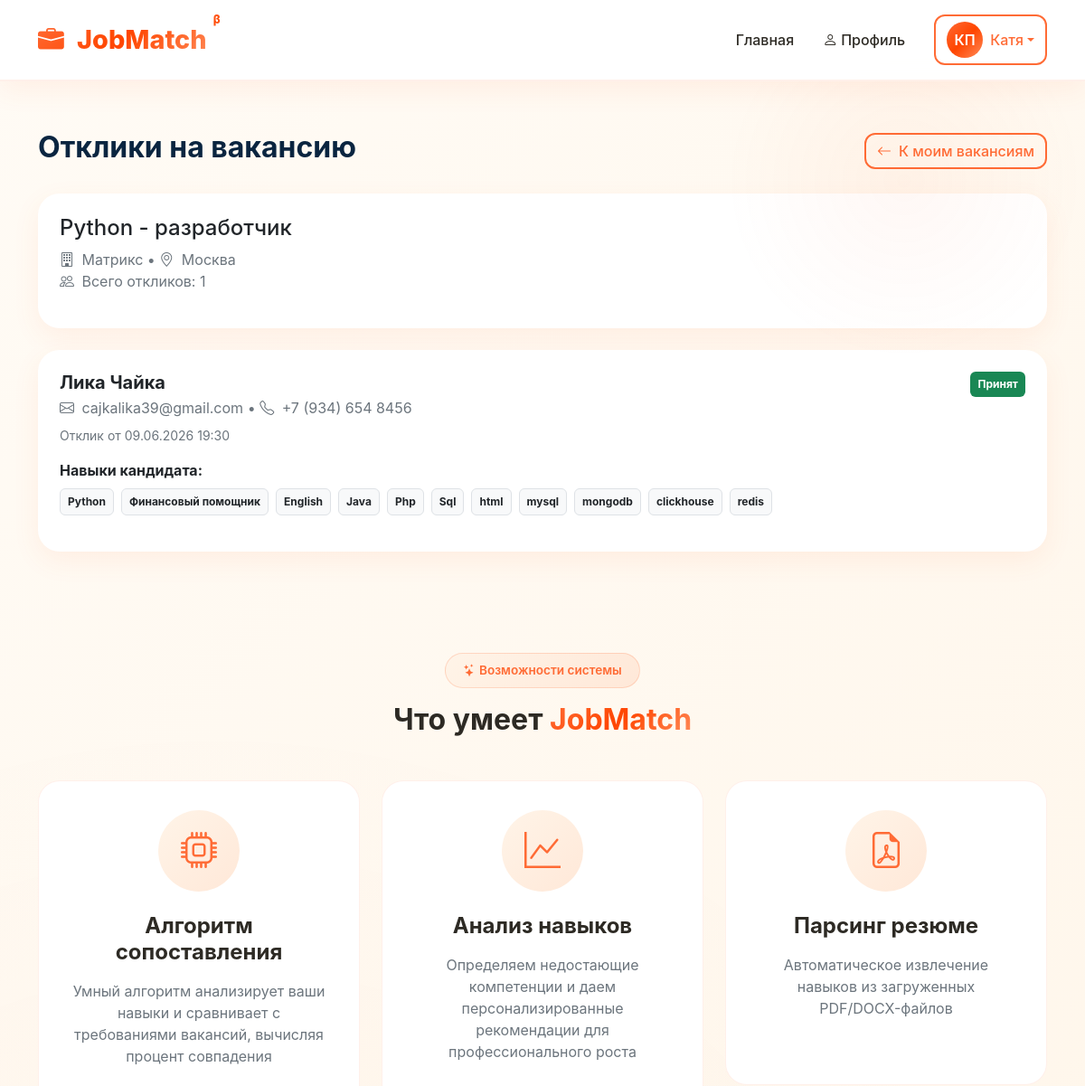
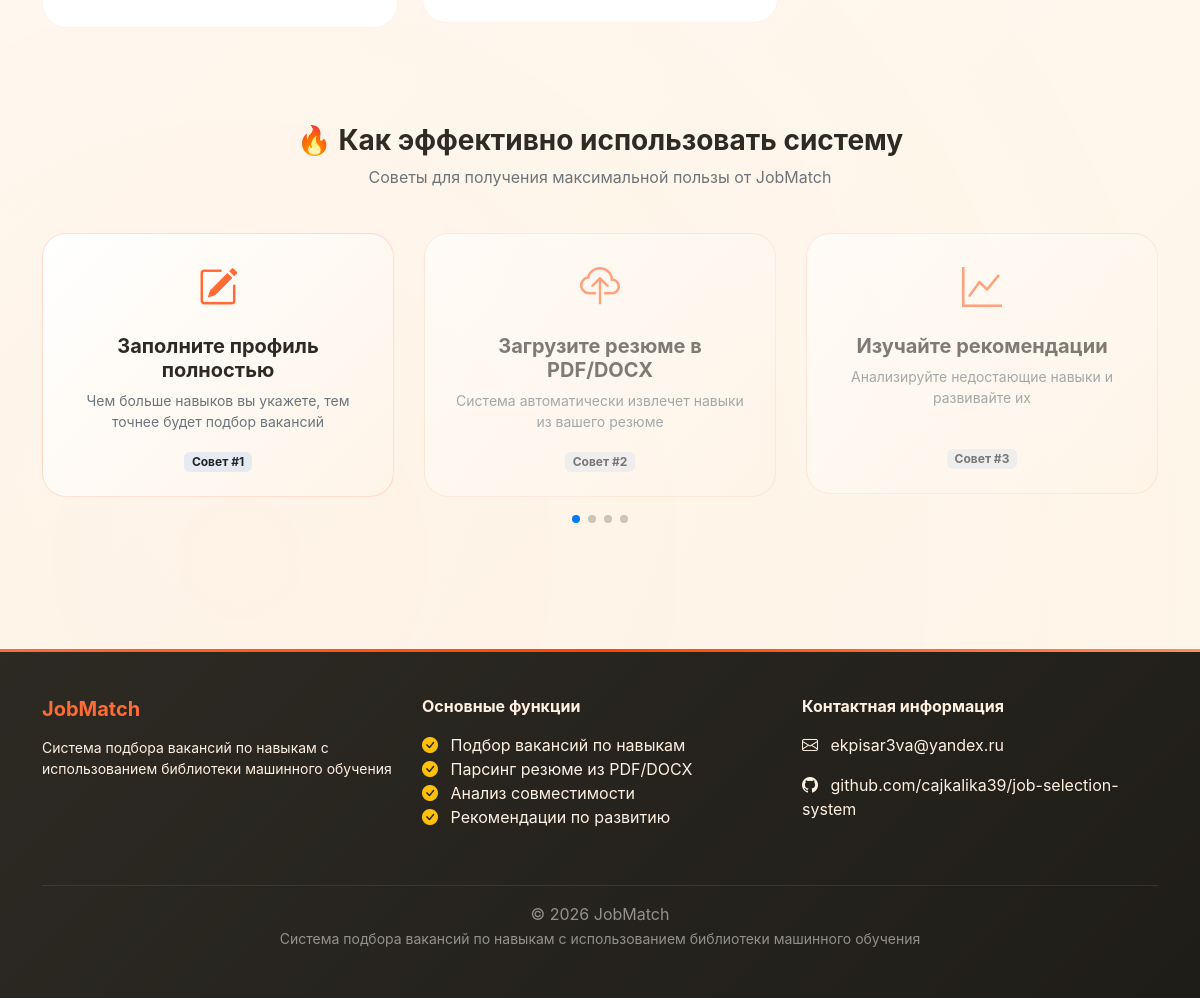
Page /vacancy/1/applications (signed in) on the committed database (2 pictures, top to bottom).
### models.py (models this page shows, shortened)
class User(UserMixin, db.Model):
    __tablename__ = 'users'
    id = db.Column(db.Integer, primary_key=True)
    email = db.Column(db.String(120), unique=True, nullable=False)
    password_hash = db.Column(db.String(200), nullable=False)
    first_name = db.Column(db.String(50), nullable=False)
    last_name = db.Column(db.String(50), nullable=False)
    phone = db.Column(db.String(20), nullable=True)
    role = db.Column(db.String(20), nullable=False, default='job_seeker')
    company_name = db.Column(db.String(100), nullable=True)
    created_at = db.Column(db.DateTime, default=lambda: datetime.now(timezone.utc))
    skills = db.relationship('UserSkill', back_populates='user', cascade='all, delete-orphan')
    applications = db.relationship('Application', back_populates='applicant', cascade='all, delete-orphan')
    posted_vacancies = db.relationship('Vacancy', back_populates='employer', cascade='all, delete-orphan')
    @property
    def full_name(self):
        return f"{self.first_name} {self.last_name}"
    @property
    def is_employer(self):
        return self.role == 'employer'

class Vacancy(db.Model):
    __tablename__ = 'vacancies'
    id = db.Column(db.Integer, primary_key=True)
    title = db.Column(db.String(100), nullable=False)
    company = db.Column(db.String(100))
    description = db.Column(db.Text)
    salary_min = db.Column(db.Integer)
    salary_max = db.Column(db.Integer)
    location = db.Column(db.String(100))
    url = db.Column(db.String(200))
    employer_phone = db.Column(db.String(20), nullable=True)
    posted_by = db.Column(db.Integer, db.ForeignKey('users.id'), nullable=True)
    created_at = db.Column(db.DateTime, default=lambda: datetime.now(timezone.utc))  # исправлено
    skills = db.relationship('VacancySkill', back_populates='vacancy', cascade='all, delete-orphan')
    applications = db.relationship('Application', back_populates='vacancy', cascade='all, delete-orphan')
    employer = db.relationship('User', back_populates='posted_vacancies')

class Application(db.Model):
    __tablename__ = 'applications'
    id = db.Column(db.Integer, primary_key=True)
    vacancy_id = db.Column(db.Integer, db.ForeignKey('vacancies.id'), nullable=False)
    applicant_id = db.Column(db.Integer, db.ForeignKey('users.id'), nullable=False)
    cover_letter = db.Column(db.Text, nullable=True)
    status = db.Column(db.String(20), default='pending')
    created_at = db.Column(db.DateTime, default=lambda: datetime.now(timezone.utc))
    status_updated_at = db.Column(db.DateTime, nullable=True)  # Добавьте это поле
    vacancy = db.relationship('Vacancy', back_populates='applications')
    applicant = db.relationship('User', back_populates='applications')
    __table_args__ = (db.UniqueConstraint('vacancy_id', 'applicant_id'),)
    @property
    def status_rus(self):
        statuses = {
            'pending': 'На рассмотрении',
            'accepted': 'Принят',
            'rejected': 'Отклонён'
        }
        return statuses.get(self.status, self.status)

class UserSkill(db.Model):
    __tablename__ = 'user_skills'
    id = db.Column(db.Integer, primary_key=True)
    user_id = db.Column(db.Integer, db.ForeignKey('users.id'), nullable=False)
    skill_id = db.Column(db.Integer, db.ForeignKey('skills.id'), nullable=False)
    user = db.relationship('User', back_populates='skills')
    skill = db.relationship('Skill', back_populates='users')
    __table_args__ = (db.UniqueConstraint('user_id', 'skill_id'),)

class Skill(db.Model):
    __tablename__ = 'skills'
    id = db.Column(db.Integer, primary_key=True)
    name = db.Column(db.String(50), unique=True, nullable=False)
    vacancies = db.relationship('VacancySkill', back_populates='skill', cascade='all, delete-orphan')
    users = db.relationship('UserSkill', back_populates='skill', cascade='all, delete-orphan')

### auth.py (the view)
@auth_bp.route('/vacancy/<int:vacancy_id>/applications')
@login_required
def vacancy_applications(vacancy_id):
    vacancy = Vacancy.query.get_or_404(vacancy_id)
    if vacancy.posted_by != current_user.id:
        flash('У вас нет доступа к этой странице', 'danger')
        return redirect(url_for('index'))
    return render_template('vacancy_applications.html', vacancy=vacancy)

### templates/vacancy_applications.html (shortened to what this page needs)
{% extends "base.html" %}
{% block content %}
<div class="container py-5">
    <div class="d-flex justify-content-between align-items-center mb-4">
        <h2 class="fw-bold" style="color: #0a2540;">Отклики на вакансию</h2>
        <a href="{{ url_for('auth.my_vacancies') }}" class="btn btn-outline-primary">
            <i class="bi bi-arrow-left me-2"></i>К моим вакансиям
        </a>
    </div>
    <div class="card p-4 mb-4">
        <h3 class="h4 mb-2">{{ vacancy.title }}</h3>
        <p class="text-secondary mb-0">
            <i class="bi bi-building me-1"></i> {{ vacancy.company }}
            {% if vacancy.location %}
                • <i class="bi bi-geo-alt me-1"></i> {{ vacancy.location }}
            {% endif %}
        </p>
        <p class="text-secondary">
            <i class="bi bi-people me-1"></i> Всего откликов: {{ vacancy.applications|length }}
        </p>
    </div>
    {% if vacancy.applications %}
        <div class="row">
            {% for application in vacancy.applications %}
                <div class="col-12 mb-3">
                    <div class="card p-4">
                        <div class="d-flex justify-content-between align-items-start">
                            <div>
                                <h4 class="h5 fw-bold mb-1">{{ application.applicant.full_name }}</h4>
                                <p class="text-secondary mb-2">
                                    <i class="bi bi-envelope me-1"></i> {{ application.applicant.email }}
                                    {% if application.applicant.phone %}
                                        • <i class="bi bi-telephone me-1"></i> {{ application.applicant.phone }}
                                    {% endif %}
                                </p>
                                <p class="text-secondary small mb-3">
                                    Отклик от {{ application.created_at.strftime('%d.%m.%Y %H:%M') }}
                                </p>
                                <div class="mb-3">
                                    <strong>Навыки кандидата:</strong>
                                    {% if application.applicant.skills %}
                                        <div class="d-flex flex-wrap gap-2 mt-2">
                                            {% for us in application.applicant.skills %}
                                                <span class="badge bg-light text-dark p-2 border">
                                                    {{ us.skill.name }}
                                                </span>
                                            {% endfor %}
                                        </div>
                                    {% else %}
                                        <p class="text-secondary mt-2">Навыки не указаны</p>
                                    {% endif %}
                                </div>
                            </div>
                            <div class="text-end">
                                <span class="badge
                                    {% if application.status == 'accepted' %}bg-success
                                    {% elif application.status == 'rejected' %}bg-danger
                                    {% else %}bg-warning{% endif %}
                                    p-2 mb-3">
                                    {{ application.status_rus }}
                                </span>
                            </div>
                        </div>
                    </div>
                </div>
            {% endfor %}
        </div>
    {% else %}
        <div class="card p-5 text-center">
            <i class="bi bi-inbox fs-1 text-secondary mb-3"></i>
            <h3 class="h5 text-secondary">Пока нет откликов на эту вакансию</h3>
        </div>
    {% endif %}
</div>
{% endblock %}

### templates/base.html (shortened to what this page needs)
<!DOCTYPE html>
<html lang="ru">
<head>
    <link href="https://cdn.jsdelivr.net/npm/bootstrap@5.3.0/dist/css/bootstrap.min.css" rel="stylesheet">
    <link rel="stylesheet" href="https://cdn.jsdelivr.net/npm/bootstrap-icons@1.11.0/font/bootstrap-icons.css">
    <link rel="stylesheet" href="https://cdn.jsdelivr.net/npm/swiper@11/swiper-bundle.min.css" />
    <link href="https://unpkg.com/aos@2.3.1/dist/aos.css" rel="stylesheet">
</head>
<body>
    <nav class="navbar navbar-expand-lg fixed-top">
        <div class="container">
            <a class="navbar-brand" href="/">
                <i class="bi bi-briefcase-fill me-2"></i>
                JobMatch
            </a>
            <div class="collapse navbar-collapse" id="navbarNav">
                <ul class="navbar-nav ms-auto">
                    {% if current_user.is_authenticated %}
                        <li class="nav-item">
                            <a class="nav-link" href="/">Главная</a>
                        </li>
                        <li class="nav-item">
                            <a class="nav-link" href="{{ url_for('auth.profile') }}">
                                <i class="bi bi-person me-1"></i>Профиль
                            </a>
                        </li>
                    {% endif %}
                </ul>
                <div class="ms-3">
                    {% if current_user.is_authenticated %}
                        <div class="dropdown">
                            <button class="btn btn-outline-primary dropdown-toggle d-flex align-items-center" type="button" data-bs-toggle="dropdown">
                                <div class="avatar-circle me-2">
                                    {{ current_user.first_name[0] }}{{ current_user.last_name[0] }}
                                </div>
                                {{ current_user.first_name }}
                            </button>
                        </div>
                    {% else %}
                        <a href="{{ url_for('auth.login') }}" class="btn btn-outline-primary btn-sm">Войти</a>
                        <a href="{{ url_for('auth.register') }}" class="btn btn-primary btn-sm ms-2">Регистрация</a>
                    {% endif %}
                </div>
            </div>
        </div>
    </nav>
    <main>
        {% block content %}{% endblock %}
        <div class="container py-5" data-aos="fade-up">
            <div class="text-center mb-5">
                <span class="badge-match mb-3 d-inline-block">
                    <i class="bi bi-stars me-1"></i>Возможности системы
                </span>
                <h2 class="fw-bold" style="color: var(--text-dark);">Что умеет <span class="gradient-text">JobMatch</span></h2>
            </div>
            <div class="row g-4">
                <div class="col-md-4" data-aos="fade-up" data-aos-delay="100">
                    <div class="info-card" onclick="showFeature('match')">
                        <div class="info-icon">
                            <i class="bi bi-cpu fs-1" style="color: var(--orange-primary); transition: var(--transition);"></i>
                        </div>
                        <h4 class="fw-bold mb-3">Алгоритм сопоставления</h4>
                        <p class="text-secondary mb-3">Умный алгоритм анализирует ваши навыки и сравнивает с требованиями вакансий, вычисляя процент совпадения</p>
                    </div>
                </div>
                <div class="col-md-4" data-aos="fade-up" data-aos-delay="200">
                    <div class="info-card" onclick="showFeature('skills')">
                        <div class="info-icon">
                            <i class="bi bi-graph-up fs-1" style="color: var(--orange-primary);"></i>
                        </div>
                        <h4 class="fw-bold mb-3">Анализ навыков</h4>
                        <p class="text-secondary mb-3">Определяем недостающие компетенции и даем персонализированные рекомендации для профессионального роста</p>
                    </div>
                </div>
                <div class="col-md-4" data-aos="fade-up" data-aos-delay="300">
                    <div class="info-card" onclick="showFeature('resume')">
                        <div class="info-icon">
                            <i class="bi bi-file-earmark-pdf fs-1" style="color: var(--orange-primary);"></i>
                        </div>
                        <h4 class="fw-bold mb-3">Парсинг резюме</h4>
                        <p class="text-secondary mb-3">Автоматическое извлечение навыков из загруженных PDF/DOCX-файлов<br><br></p>
                    </div>
                </div>
            </div>
        </div>
        <div class="container py-5" data-aos="fade-up">
            <div class="text-center mb-4">
                <h3 class="fw-bold">🔥 Как эффективно использовать систему</h3>
                <p class="text-secondary">Советы для получения максимальной пользы от JobMatch</p>
            </div>
            <div class="swiper tipsSwiper">
                <div class="swiper-wrapper">
                    <div class="swiper-slide">
                        <div class="tip-card" onclick="showTip('tip1')">
                            <i class="bi bi-pencil-square fs-1" style="color: var(--orange-primary);"></i>
                            <h5 class="fw-bold mt-3">Заполните профиль полностью</h5>
                            <p class="text-secondary small">Чем больше навыков вы укажете, тем точнее будет подбор вакансий</p>
                            <span class="badge bg-primary bg-opacity-10 text-dark">Совет #1</span>
                        </div>
                    </div>
                    <div class="swiper-slide">
                        <div class="tip-card" onclick="showTip('tip2')">
                            <i class="bi bi-cloud-upload fs-1" style="color: var(--orange-primary);"></i>
                            <h5 class="fw-bold mt-3">Загрузите резюме в PDF/DOCX</h5>
                            <p class="text-secondary small">Система автоматически извлечет навыки из вашего резюме</p>
                            <span class="badge bg-primary bg-opacity-10 text-dark">Совет #2</span>
                        </div>
                    </div>
                    <div class="swiper-slide">
                        <div class="tip-card" onclick="showTip('tip3')">
                            <i class="bi bi-graph-up fs-1" style="color: var(--orange-primary);"></i>
                            <h5 class="fw-bold mt-3">Изучайте рекомендации</h5>
                            <p class="text-secondary small">Анализируйте недостающие навыки и развивайте их<br><br></p>
                            <span class="badge bg-primary bg-opacity-10 text-dark">Совет #3</span>
                        </div>
                    </div>
                </div>
                <div class="swiper-pagination"></div>
            </div>
        </div>
    <footer>
        <div class="container">
            <div class="row">
                <div class="col-md-4 mb-4">
                    <h5 class="fw-bold mb-3" style="color: var(--orange-primary);">JobMatch</h5>
                    <p class="small">Система подбора вакансий по навыкам с использованием библиотеки машинного обучения</p>
                </div>
                <div class="col-md-4 mb-4">
                    <h6 class="fw-bold mb-3">Основные функции</h6>
                    <ul class="list-unstyled">
                        <li><i class="bi bi-check-circle-fill text-warning me-2"></i> Подбор вакансий по навыкам</li>
                        <li><i class="bi bi-check-circle-fill text-warning me-2"></i> Парсинг резюме из PDF/DOCX</li>
                        <li><i class="bi bi-check-circle-fill text-warning me-2"></i> Анализ совместимости</li>
                        <li><i class="bi bi-check-circle-fill text-warning me-2"></i> Рекомендации по развитию</li>
                    </ul>
                </div>
                <div class="col-md-4 mb-4">
                    <h6 class="fw-bold mb-3">Контактная информация</h6>
                    <p><i class="bi bi-envelope me-2"></i> ekpisar3va@yandex.ru</p>
                    <p><i class="bi bi-github me-2"></i> github.com/cajkalika39/job-selection-system</p>
                </div>
            </div>
            <hr class="border-secondary">
            <div class="text-center text-white-50">
                <p class="mb-0">© 2026 JobMatch</p>
                <small class="text-white-50">Система подбора вакансий по навыкам с использованием библиотеки машинного обучения</small>
            </div>
        </div>
    </footer>
</body>
</html>

### rows in the picture
User: first_name "К", last_name "П", first_name "Катя"
Vacancy: title "Python - разработчик", company "Матрикс", location "Москва"
Application: applicant.full_name "Лика Чайка", applicant.email "cajkalika39@gmail.com", applicant.phone "+7 (934) 654 8456", created_at "09.06.2026 19:30", status_rus "Принят"
UserSkill: skill.name "Python"
UserSkill: skill.name "Финансовый помощник"
UserSkill: skill.name "English"
UserSkill: skill.name "Java"
UserSkill: skill.name "Php"
UserSkill: skill.name "Sql"
UserSkill: skill.name "html"
UserSkill: skill.name "mysql"
UserSkill: skill.name "mongodb"
UserSkill: skill.name "clickhouse"
UserSkill: skill.name "redis"

### other values in the picture
{{ vacancy.applications|length }} "1"
